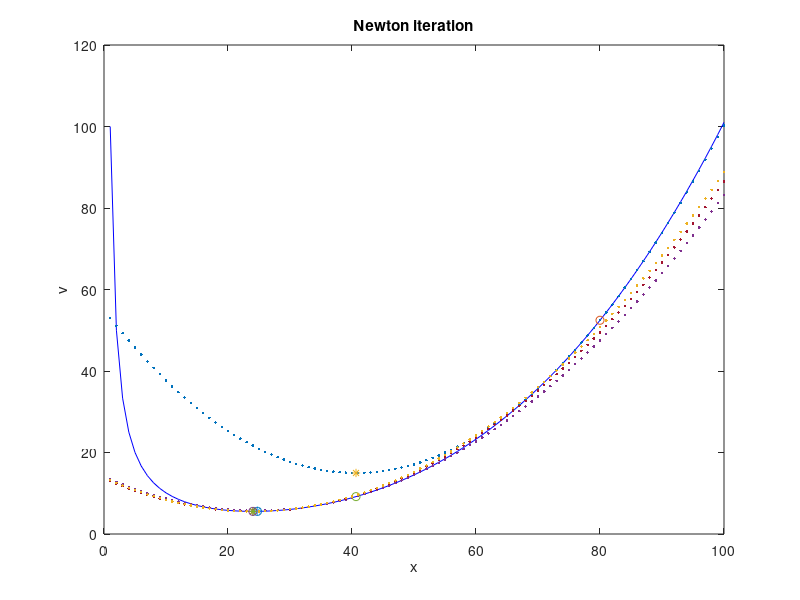

This chart was generated by the following MATLAB code:
% example3: an illustrative one dimensional exampel using
% Newton method for determination of minimum of a function.
% 4/4-97,7/2-03,MK

format compact
  
x= 1:100; v= 100./x + .0001*x.^3;
plot(v,'b'), title('Newton iteration')
xlabel('x'), ylabel('v'), pause

xo=80; upd=xo;  no=1;
while abs(upd/xo) > .002  
   
  disp(['...... Iteration no:  ',num2str(no),' ......'])  
  vo= 100./xo + .0001*xo.^3;  
  go= -100./xo.^2 + .0003*xo.^2;
  ho= 200./xo.^3 + .0006*xo;
  vm= vo + go*(x-xo) + 0.5*ho*(x-xo).^2;
  upd= - go/ho,
  xm= xo +upd,  v1 = vo + go*(xm-xo) + 0.5*ho*(xm-xo).^2;
  hold on, plot(x,vm,'.',xo,vo,'o'),
  plot(xm,v1,'*'), 
   
    if no<4, disp('Press a key for next iteration ...'), pause,  end   
  xo=xm; no=no+1;
end

hold off
